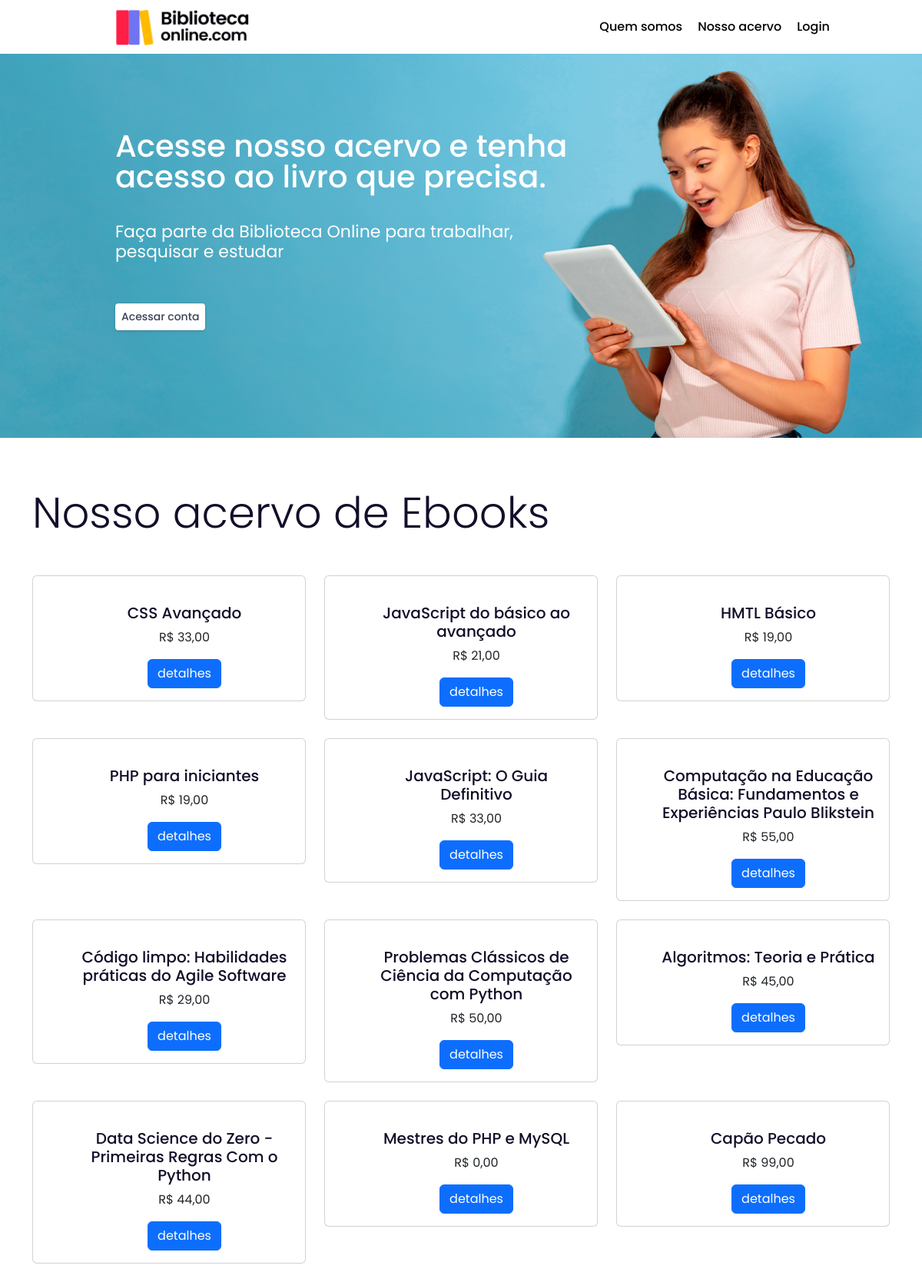
Screenshot of /acervo.php with the database file from the repository.
### tables this page shows
CREATE TABLE `livros` (
  `id_livro` int(11) NOT NULL,
  `nome_livro` varchar(255) NOT NULL,
  `preco` float DEFAULT NULL,
  `imagem` varchar(300) DEFAULT NULL,
  `autor` varchar(45) DEFAULT NULL,
  `isbn` varchar(45) DEFAULT NULL
);

### acervo.php (the view, shortened to what this page needs)
<?php
include_once("connection.php")
?>
<!DOCTYPE html>
<html lang="pt-br">
<head>
    <link href="https://cdn.jsdelivr.net/npm/bootstrap@5.3.0/dist/css/bootstrap.min.css" rel="stylesheet">
    <link rel="stylesheet" href="style.css">
    <link rel="stylesheet" href="midia.css">
</head>
<body>
<header class="header">
    <div class="menu">
      <h1>
        <a href="index.php"  >
            <img id="logo" src="img/logo-site.png" alt=""/>
        </a>
      </h1>
      <nav class="menu-nav">
        <ul class="header-baixo">
          <li><a href="#quem-somos">Quem somos</a></li>
          <li><a href="acervo.php">Nosso acervo</a></li>
          <li><a href="login/login.php">Login</a></li>
        </ul>
      </nav>
    </div>
  </header>
  <section class="section-one">
    <div class="intro">
      <h2>Acesse nosso acervo e tenha acesso ao livro que precisa.</h2>
      <h3>Faça parte da Biblioteca Online para trabalhar, pesquisar e estudar </h3>
      <div class="button-side">
        <button href="login/login.php">Acessar conta</button>
      </div>
    </div>
  </section>
    <div class="container">
        <h2 class="display-4 mt-5 mb-5">Nosso acervo de Ebooks</h2>
        <?php
        $query_livros = "SELECT id_livro, nome_livro, preco, imagem FROM livros ORDER BY id_livro ASC";
        $result_livros = $conn->prepare($query_livros);
        $result_livros->execute();
    ?>
    <div class="row row-cols-1 row-cols-md-3" >
        <?php
        while ($row_livro = $result_livros->fetch(PDO::FETCH_ASSOC)) {
            extract($row_livro);
            $id_livro = $row_livro['id_livro'];
            ?>
            <div class="col- mb-4 text-center">
                <div class="card">
                    <div class="card-body">
                        <h5 class="card-title"><?php echo $nome_livro; ?></h5>
                        <p class="card-text">R$ <?php echo number_format($preco, 2, ",", "."); ?> </p>
                        <a href="detalhe-produto.php?id=<?php echo $id_livro; ?>" class="btn btn-primary">detalhes</a>
                    </div>
                </div>
            </div>
         <?php
        }
        ?>
    </div>
    </div>
</body>
</html>

### style.css (style rules this page uses)
* { margin: 0; padding: 0; box-sizing: border-box; font-family: "poppins", "sans-serif"; text-decoration: none; list-style: none; }
.header { width: 100%; color: #2d2e32; background-color: #fff; box-shadow: 0 1px 4px 0 rgba(0, 0, 0, 0.082); }
.menu { display: flex; justify-content: space-between; align-items: center; width: 80%; margin: 0 auto; height: 70px; }
#logo { max-width: 236px; margin-top: 10px; }
header ul { display: flex; }
header ul li { margin-left: 20px; font-weight: 500; margin-bottom: 0px; }
header ul li a { color: black; text-decoration: none; }
.section-one { background-image: url("img/sessao-one.png"); background-size: cover ; height: 500px; }
.intro { padding-top: 100px; padding-left: 150px; width: 100%; }
.intro h2 { color: white; line-height: 40px; font-size: 40px; width: 600px; padding-bottom: 14px; font-weight: 500; }
.intro h3 { font-size: 22px; width: 530px; color: rgb(255, 255, 255); padding-top: 17px; font-weight: 400; }
.button-side { padding-top: 25px; }
.button-side button { border: 0; margin-top: 20px; outline: 0; cursor: pointer; color: rgb(60, 66, 87); background-color: rgb(255, 255, 255); box-shadow: rgb(0 0 0 / 0%) 0px 0px 0px 0px, rgb(0 0 0 / 0%) 0px 0px 0px 0px, rgb(0 0 0 / 12%) 0px 1px 1px 0px, rgb(60 66 87 / 16%) 0px 0px 0px 1px, rgb(0 0 0 / 0%) 0px 0px 0px 0px, rgb(0 0 0 / 0%) 0px 0px 0px 0px, rgb(60 66 87 / 8%) 0px 2px 5px 0px; border-radius: 4px; font-size: 14px; font-weight: 500; padding: 4px 8px; display: inline-block; min-height: 35px; }
.card { display: flex; flex-direction: column; justify-content: center; padding-left: 40px; }
.header-baixo { margin-top: 16px; }
.intro h2 { color: white; line-height: 40px; font-size: 40px; width: 600px; padding-bottom: 14px; }
.intro h3 { font-size: 22px; width: 530px; color: rgb(255, 255, 255); padding-top: 17px; }
.container { padding-top: 1em; color: #110f29; }
.container h5 { padding-top: 1em; color: #110f29; }

### rows the page displays
livros: nome_livro "CSS Avançado", preco "33,00"
livros: nome_livro "JavaScript do básico ao avançado", preco "21,00"
livros: nome_livro "HMTL Básico", preco "19,00"
livros: nome_livro "PHP para iniciantes", preco "19,00"
livros: nome_livro "JavaScript: O Guia Definitivo", preco "33,00"
livros: nome_livro "Computação na Educação Básica: Fundamentos e Experiências Paulo Blikstein", preco "55,00"
livros: nome_livro "Código limpo: Habilidades práticas do Agile Software", preco "29,00"
livros: nome_livro "Problemas Clássicos de Ciência da Computação com Python", preco "50,00"
livros: nome_livro "Algoritmos: Teoria e Prática", preco "45,00"
livros: nome_livro "Data Science do Zero - Primeiras Regras Com o Python", preco "44,00"
livros: nome_livro "Mestres do PHP e MySQL", preco "0,00"
livros: nome_livro "Capão Pecado", preco "99,00"
